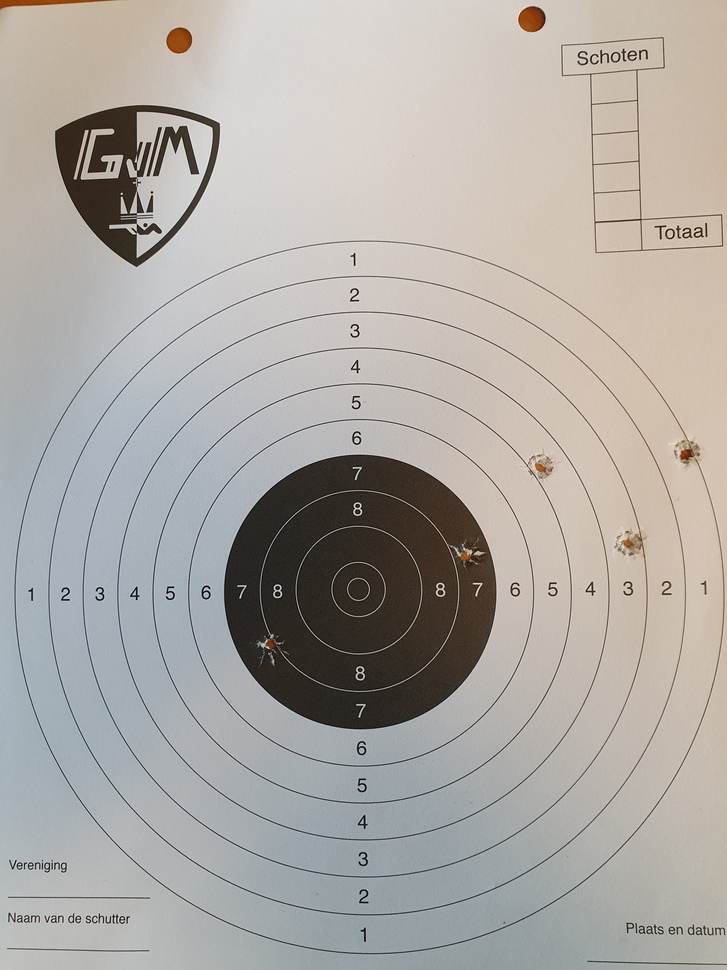
#> input picture targets/sample1.jpg, 727 x 970 px, shrunk from 3024 x 4032 before the run; its folder holds 4 pictures in this run
$ python recognize_circles_hough.py
#> lines starting #> are read from the running program, lines starting #| are printed output that depends on the picture; after the words box and inside, x2 and y2 are one past the last pixel; in counts of white or black regions, pixels touching at a corner belong together
import cv2 as cv
import numpy as np

for s in range(5):
    s += 1
    img = cv.imread(f"targets/sample{s}.jpg")
#> img is the input picture: shape (970, 727, 3); mean B, G, R 165.3, 169.8, 173.8
    prevCircle = None
    dist = lambda x1,y1,x2,y2: (x1-x2)**2*(y1-y2)**2


    img_gr = cv.cvtColor(img, cv.COLOR_BGR2GRAY)
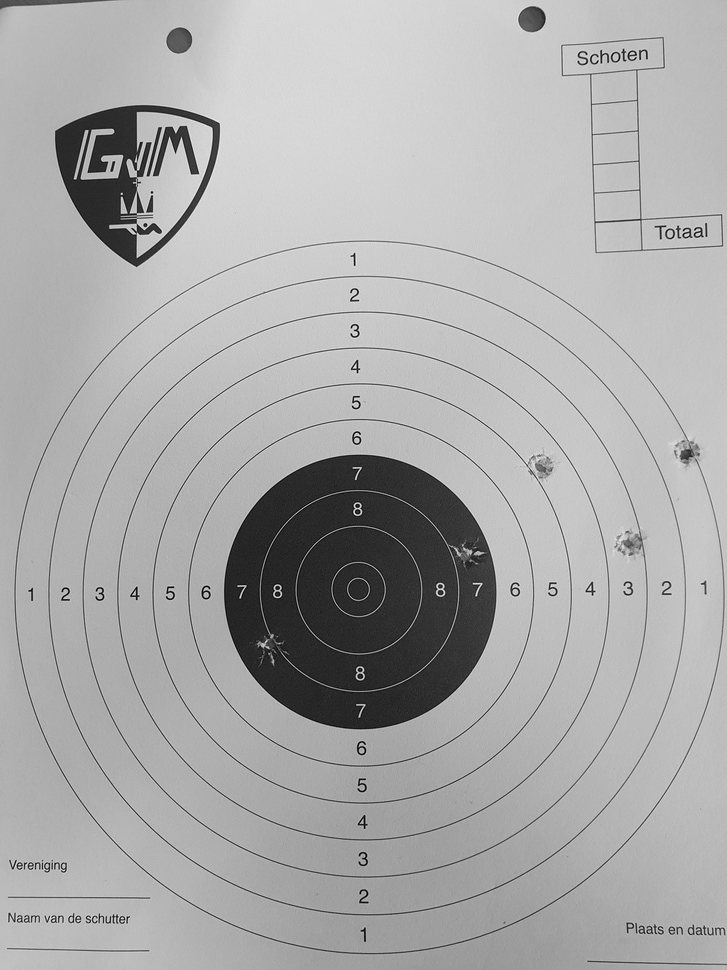
#> img_gr: shape (970, 727); min 0, max 239, mean 170.5


    circles = cv.HoughCircles(img_gr, cv.HOUGH_GRADIENT, 1.2, 20, param1=500, param2=100, minRadius=0, maxRadius=0)
#> circles = 26 rows, first 8: [370.2, 595.8, 355.7], [366.6, 575.4, 262.9], [390.6, 624.6, 321.4], [393, 568.2, 318.1], [337.8, 617.4, 315.5], [333, 549, 298.6], [354.6, 629.4, 281.5], [324.6, 633, 262]

    if circles is not None:
        circles = np.uint16(np.around(circles))
#> circles = 26 rows, first 8: [370, 596, 356], [367, 575, 263], [391, 625, 321], [393, 568, 318], [338, 617, 315], [333, 549, 299], [355, 629, 282], [325, 633, 262]
        chosen = None
        for i in circles[0, :]:
            if chosen is None: chosen = i
            if prevCircle is not None:
                if dist(chosen[0], chosen[1], prevCircle[0], prevCircle[1]) <= dist(i[0], i[1], prevCircle[0], prevCircle[1]):
                    chosen = i
#> this loop made 26 passes
#> i on passes 2 to 13: [367, 575, 263], [391, 625, 321], [393, 568, 318], [338, 617, 315], [333, 549, 299], [355, 629, 282], [325, 633, 262], [302, 632, 279], [401, 592, 247], [419, 639, 213], [373, 539, 228], [313, 569, 225]
        cv.circle(img, (chosen[0], chosen[1]), 1, (0, 100,100), 3)
#> img: shape (970, 727, 3); under 0.01% of pixels changed, all inside (x1, y1, x2, y2) = (367, 593, 374, 600)
        cv.circle(img, (chosen[0], chosen[1]), chosen[2], (255, 0 , 255), 3)
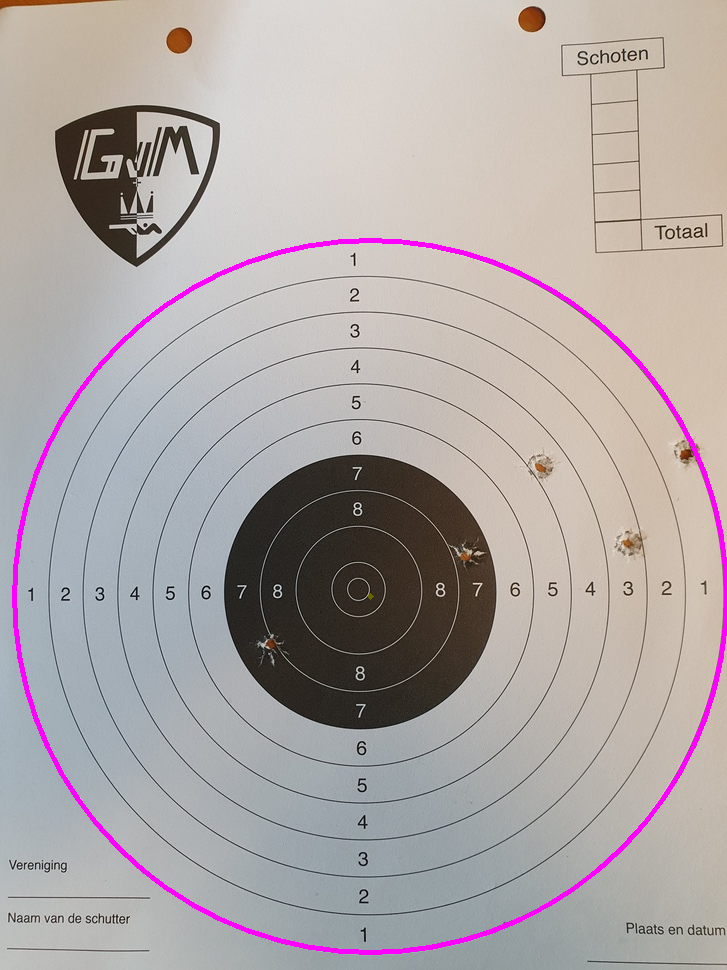
#> img: shape (970, 727, 3); mean B, G, R 166.7, 167.3, 175.2

        prevCircle = chosen
#> prevCircle = [370, 596, 356]
    cv.imshow(f"sample: {s}", img)
    # cv.imshow("img", img_gr)
    cv.waitKey(0)
    cv.destroyAllWindows()
#> pass 2 of the loop `for s in range(5):`:
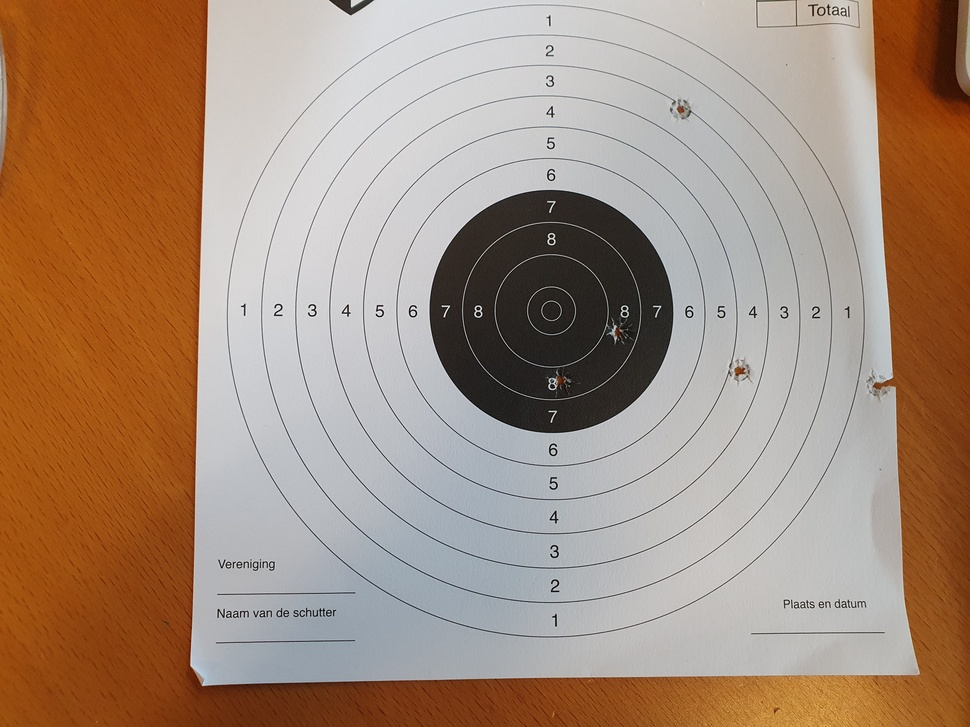
#> input picture targets/sample2.jpg, 970 x 727 px, shrunk from 4032 x 3024 before the run
#> img is the input picture: shape (727, 970, 3); mean B, G, R 122.8, 141.1, 165.8
#> `img_gr = cv.cvtColor(img, cv.COLOR_BGR2GRAY)`:
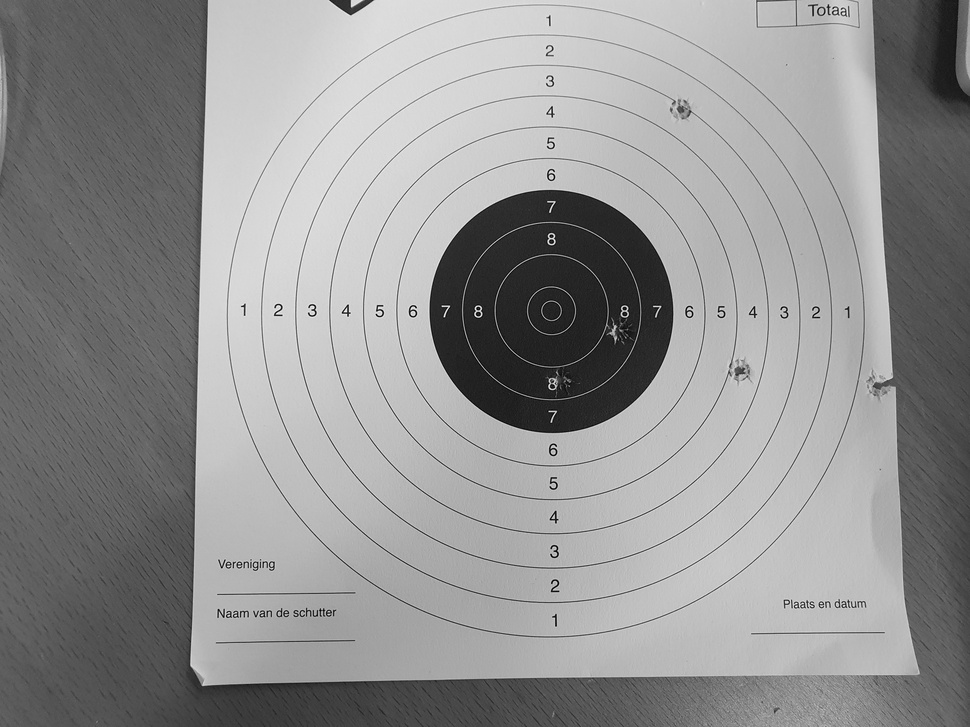
#> img_gr: shape (727, 970); min 0, max 255, mean 146.4
#> `circles = cv.HoughCircles(img_gr, cv.HOUGH_GRADIENT, 1.2, 20, param1=5..`: circles = [[563.4, 324.6, 171.4], [515.4, 306.6, 221], [523.8, 334.2, 186.6], [586.2, 347.4, 173], [508.2, 364.2, 188.8], [588.6, 367.8, 155.8], [532.2, 282.6, 121.6], [551.4, 306.6, 91.44], [493.8, 346.2, 121.8], [541.8, 343.8, 121.3]]
#> `circles = np.uint16(np.around(circles))`: circles = [[563, 325, 171], [515, 307, 221], [524, 334, 187], [586, 347, 173], [508, 364, 189], [589, 368, 156], [532, 283, 122], [551, 307, 91], [494, 346, 122], [542, 344, 121]]
#> the loop `for i in circles[0, :]:` made 10 passes
#> `cv.circle(img, (chosen[0], chosen[1]), chosen[2], (255, 0 , 255), 3)`:
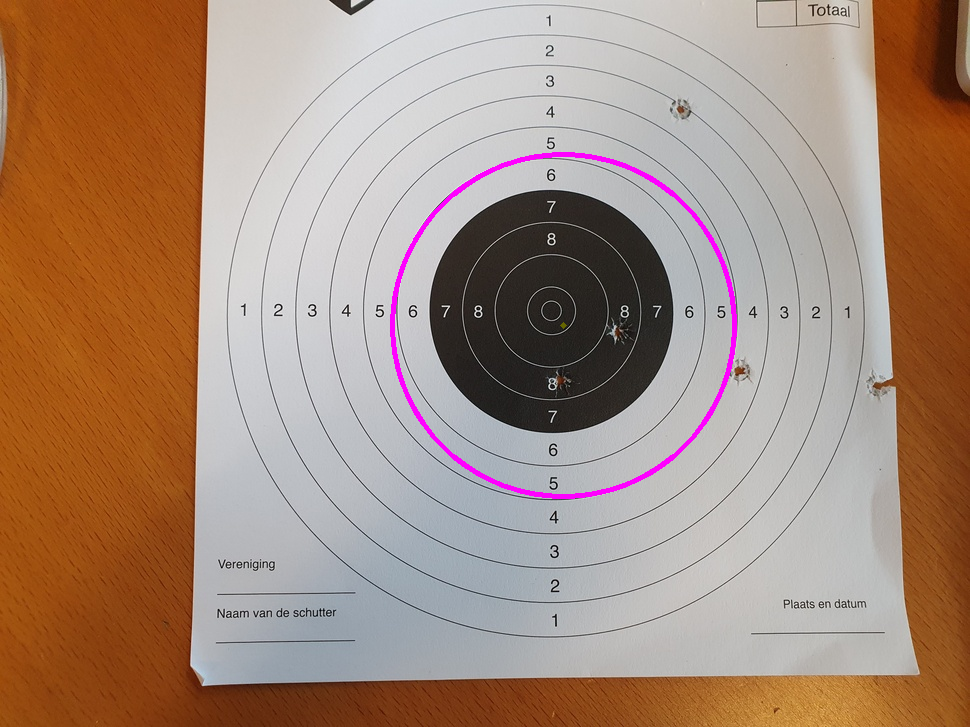
#> img: shape (727, 970, 3); mean B, G, R 123.3, 139.8, 166.4
#> prevCircle = [563, 325, 171]
#> (the run stopped early here; a loop or call above may not have finished)
